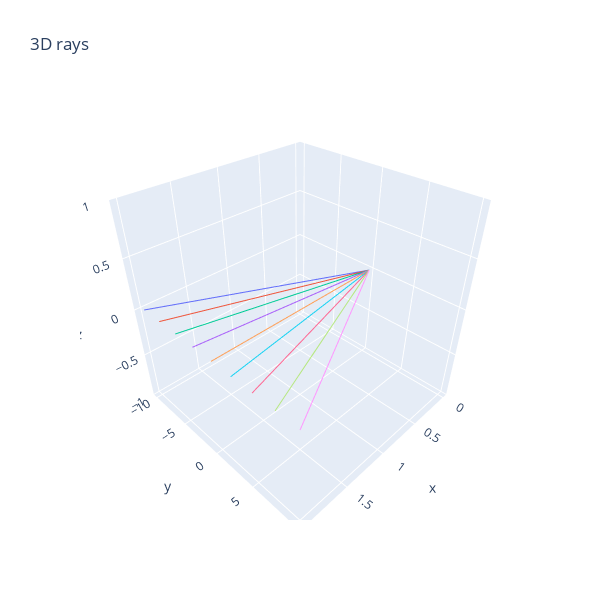

Notebook cell for this chart:
### Markdown cell above
Difficulty: 🔴🔴⚪⚪⚪
Importance: 🔵🔵🔵⚪⚪

You should spend up to 10-15 minutes on this exercise.

### Code cell
def make_rays_1d(num_pixels: int, y_limit: float) -> t.Tensor:
    '''
    num_pixels: The number of pixels in the y dimension. Since there is one ray per pixel, this is also the number of rays.
    y_limit: At x=1, the rays should extend from -y_limit to +y_limit, inclusive of both endpoints.

    Returns: shape (num_pixels, num_points=2, num_dim=3) where the num_points dimension contains (origin, direction) and the num_dim dimension contains xyz.

    Example of make_rays_1d(9, 1.0): [
        [[0, 0, 0], [1, -1.0, 0]],
        [[0, 0, 0], [1, -0.75, 0]],
        [[0, 0, 0], [1, -0.5, 0]],
        ...
        [[0, 0, 0], [1, 0.75, 0]],
        [[0, 0, 0], [1, 1, 0]],
    ]
    '''
    rays = t.zeros(num_pixels, 2, 3)
    t.linspace(-y_limit, y_limit, num_pixels, out=rays[:, 1, 1])
    rays[:, 1, 0] = 2
    return rays


rays1d = make_rays_1d(9, 10.0)

fig = render_lines_with_plotly(rays1d)

### Figure 1 — Plotly figure (JSON) as saved in the notebook; plotly's stock layout.template omitted (floating-point values rounded to 4 significant figures)
{"data": [{"mode": "lines", "type": "scatter3d", "x": [0, 2], "y": [0, -10], "z": [0, 0]}, {"mode": "lines", "type": "scatter3d", "x": [0, 2], "y": [0, -7.5], "z": [0, 0]}, {"mode": "lines", "type": "scatter3d", "x": [0, 2], "y": [0, -5], "z": [0, 0]}, {"mode": "lines", "type": "scatter3d", "x": [0, 2], "y": [0, -2.5], "z": [0, 0]}, {"mode": "lines", "type": "scatter3d", "x": [0, 2], "y": [0, 0], "z": [0, 0]}, {"mode": "lines", "type": "scatter3d", "x": [0, 2], "y": [0, 2.5], "z": [0, 0]}, {"mode": "lines", "type": "scatter3d", "x": [0, 2], "y": [0, 5], "z": [0, 0]}, {"mode": "lines", "type": "scatter3d", "x": [0, 2], "y": [0, 7.5], "z": [0, 0]}, {"mode": "lines", "type": "scatter3d", "x": [0, 2], "y": [0, 10], "z": [0, 0]}], "layout": {"height": 600, "showlegend": false, "title": {"text": "3D rays"}, "width": 600}}
